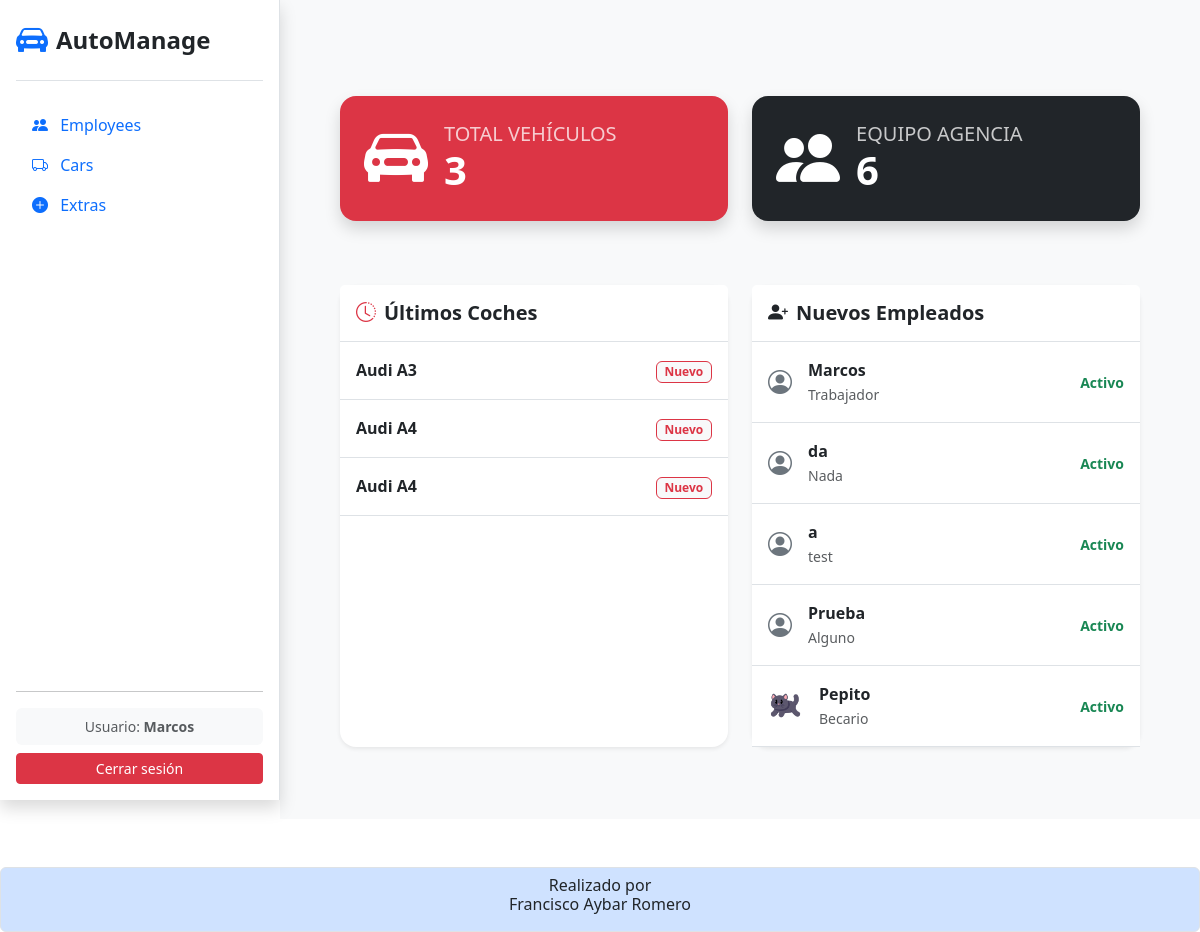
Page / (signed in) on the committed database.
### app_agencia_coches/models.py (models this page shows, shortened)
class Cars (models.Model):
    marca = models.CharField (
        verbose_name = 'Marca',
        max_length = 100,
        default = ''
    )
    modelo = models.CharField (
        verbose_name = 'Modelo',
        max_length =  100,
        default = ''
    )
    fecha_fabricacion = models.DateField (
        verbose_name = 'Fecha de fabricacion',
        default = date.today
    )
    kilometros = models.PositiveIntegerField (
        verbose_name = 'Kilometros',
        default = 0
    )
    combustible = models.CharField (
        verbose_name = 'Combustible',
        max_length = 100,
        default = ''
    )
    color = models.CharField (
        verbose_name = 'Color',
        max_length = 100,
        default = ''
    )
    imagen = models.ImageField (
        verbose_name = 'Imagen',
        upload_to = "coches/",
        blank=True,
        null=True
    )
    fecha_modificacion = models.DateField (
        auto_now = True
    )
    creado_por = models.ForeignKey(
        Employee,
        verbose_name = 'Creado por',
        on_delete = models.CASCADE
    )
    extras = models.ManyToManyField(
        Extra,
        verbose_name = 'Extras',
        related_name = 'coches',
        blank=True
    )

class Employee (models.Model):
    user = models.OneToOneField(
        User,
        on_delete = models.CASCADE,
        null = True,
        blank = True
    )
    nombre = models.CharField (
        verbose_name = 'Nombre',
        max_length = 100,
        default = ''
    )
    apellidos = models.CharField (
        verbose_name = 'Apellidos',
        max_length = 100,
        default = ''
    )
    puesto = models.CharField (
        verbose_name = 'Puesto',
        max_length = 100,
        default = ''
    )
    fecha_contratacion = models.DateField (
        verbose_name = 'Fecha de contratacion',
        auto_now_add = True
    )
    foto = models.ImageField (
        verbose_name = 'Foto',
        upload_to = "empleados/",
        blank = True,
        null = True
    )

### app_agencia_coches/views.py (the view)
# urls.py: path('', views.dashboard, name='dashboard'),
@login_required
def dashboard(request):
    total_cars = Cars.objects.count()
    total_employees = Employee.objects.count()
    recent_cars = Cars.objects.all().order_by('-id')[:5]
    recent_employees = Employee.objects.all().order_by('-id')[:5]
    context = {
        'total_cars': total_cars,
        'total_employees': total_employees,
        'recent_cars': recent_cars,
        'recent_employees': recent_employees,
    }
    return render(request, 'index.html', context)

### app_agencia_coches/templates/index.html (shortened to what this page needs)
<!doctype html>
<html lang="es-ES">
    <head>
        {% block css %}
        <link
            href="https://cdn.jsdelivr.net/npm/bootstrap@5.3.2/dist/css/bootstrap.min.css"
            rel="stylesheet"
        />
        {% endblock css %}
        {% block icon %}
        <link rel="stylesheet" href="https://cdn.jsdelivr.net/npm/bootstrap-icons@1.13.1/font/bootstrap-icons.min.css">
        {% endblock icon %}
        {% load static %}
        <link rel="stylesheet" href="{% static 'css/blur_detalles.css' %}">
        <link rel="stylesheet" href="{% static 'css/style_sidebar.css' %}">
    </head>
    <body>
        <div id="wrapper">
            <nav id="sidebar" class="bg-white shadow d-flex flex-column p-3 sticky-top">
                <div class="d-flex justify-content-between align-items-center border-bottom pb-3 mb-4">
                    <a href="{% url 'dashboard' %}" class="d-flex align-items-center text-decoration-none">
                        <i class="bi bi-car-front-fill fs-2 text-primary me-2"></i>
                        <span class="fs-4 fw-bold text-dark">AutoManage</span>
                    </a>
                </div>
                <ul class="nav nav-pills flex-column mb-auto">
                    <li class="nav-item">
                        <a class="nav-link {% if request.resolver_match.url_name == 'employees' %}active{% endif %}" href="{% url 'employees' %}">
                            <i class="bi bi-people-fill me-2"></i> Employees
                        </a>
                    </li>
                    <li class="nav-item">
                        <a class="nav-link {% if request.resolver_match.url_name == 'cars' %}active{% endif %}" href="{% url 'cars' %}">
                            <i class="bi bi-truck me-2"></i> Cars
                        </a>
                    </li>
                    <li class="nav-item">
                        <a class="nav-link {% if request.resolver_match.url_name == 'extras' %}active{% endif %}" href="{% url 'extras' %}">
                            <i class="bi bi-plus-circle-fill me-2"></i> Extras
                        </a>
                    </li>
                </ul>
                <hr>
                <div class="dropdown">
                    {% if user.is_authenticated %}
                        <div class="p-2 bg-light rounded mb-2 text-center">
                            <small class="text-muted d-block small">Usuario: <strong>{{ user.username }}</strong></small>
                        </div>
                        <form action="{% url 'logout' %}" method="post" class="m-0">
                            <button type="submit" class="btn btn-danger w-100 btn-sm">Cerrar sesión</button>
                        </form>
                    {% endif %}
                </div>
            </nav>
            <main class="main-content w-100 bg-light p-3 p-md-5">
                <div class="toast-container position-fixed bottom-0 end-0 p-3">
                </div>
                {% block content %}
                <div class="container mt-5">
                    <div class="row mb-5">
                        <div class="col-md-6 mb-3">
                            <div class="card bg-danger text-white shadow border-0 rounded-4">
                                <div class="card-body d-flex align-items-center p-4">
                                    <div class="display-3 me-3">
                                        <i class="bi bi-car-front-fill"></i>
                                    </div>
                                    <div>
                                        <h5 class="text-uppercase mb-0 opacity-75">Total Vehículos</h5>
                                        <h1 class="fw-bold mb-0">{{ total_cars }}</h1>
                                    </div>
                                </div>
                            </div>
                        </div>
                        <div class="col-md-6 mb-3">
                            <div class="card bg-dark text-white shadow border-0 rounded-4">
                                <div class="card-body d-flex align-items-center p-4">
                                    <div class="display-3 me-3">
                                        <i class="bi bi-people-fill"></i>
                                    </div>
                                    <div>
                                        <h5 class="text-uppercase mb-0 opacity-75">Equipo Agencia</h5>
                                        <h1 class="fw-bold mb-0">{{ total_employees }}</h1>
                                    </div>
                                </div>
                            </div>
                        </div>
                    </div>
                    <div class="row">
                        <div class="col-lg-6 mb-4">
                            <div class="card shadow-sm border-0 rounded-4 h-100">
                                <div class="card-header bg-white py-3 border-bottom">
                                    <h5 class="fw-bold mb-0"><i class="bi bi-clock-history me-2 text-danger"></i>Últimos Coches</h5>
                                </div>
                                <div class="card-body p-0">
                                    <div class="table-responsive">
                                        <table class="table table-hover mb-0">
                                            <tbody class="border-top-0">
                                                {% for car in recent_cars %}
                                                <tr>
                                                    <td class="p-3">
                                                        <div class="fw-bold text-dark">{{ car.marca }} {{ car.modelo }}</div>
                                                    </td>
                                                    <td class="p-3 text-end align-middle">
                                                        <span class="badge bg-light text-danger border border-danger">Nuevo</span>
                                                    </td>
                                                </tr>
                                                {% empty %}
                                                <tr class="text-center"><td class="p-4 text-muted">No hay coches registrados.</td></tr>
                                                {% endfor %}
                                            </tbody>
                                        </table>
                                    </div>
                                </div>
                            </div>
                        </div>
                        <div class="col-lg-6 mb-4">
                            <div class="card shadow-sm border-0 rounded-4 h-100">
                                <div class="card-header bg-white py-3 border-bottom">
                                    <h5 class="fw-bold mb-0"><i class="bi bi-person-plus-fill me-2 text-dark"></i>Nuevos Empleados</h5>
                                </div>
                                <div class="card-body p-0">
                                    <div class="table-responsive">
                                        <table class="table table-hover mb-0">
                                            <tbody class="border-top-0">
                                                {% for emp in recent_employees %}
                                                <tr>
                                                    <td class="p-3 d-flex align-items-center">
                                                        {% if emp.foto %}
                                                            <img src="{{ emp.foto.url }}" class="rounded-circle me-3" style="width: 35px; height: 35px; object-fit: cover;">
                                                        {% else %}
                                                            <i class="bi bi-person-circle fs-4 me-3 text-secondary"></i>
                                                        {% endif %}
                                                        <div>
                                                            <div class="fw-bold text-dark">{{ emp.user.username }}</div>
                                                            <small class="text-muted">{{ emp.puesto }}</small>
                                                        </div>
                                                    </td>
                                                    <td class="p-3 text-end align-middle">
                                                        <span class="text-success small fw-bold">Activo</span>
                                                    </td>
                                                </tr>
                                                {% empty %}
                                                <tr class="text-center"><td class="p-4 text-muted">No hay empleados registrados.</td></tr>
                                                {% endfor %}
                                            </tbody>
                                        </table>
                                    </div>
                                </div>
                            </div>
                        </div>
                    </div>
                </div>
                {% endblock %}
            </main>
        </div>
        {%block footer%}
        <footer class="mt-5 p-2 text-center border rounded bg-primary-subtle">
            <h6>
                Realizado por<br> Francisco Aybar Romero
            </h6>
        </footer>
        {%endblock footer%}
    </body>
</html>

### static/css/style_sidebar.css (style rules this page uses)
#wrapper { display: flex; align-items: stretch; }
#sidebar { min-width: 280px; max-width: 280px; height: 100vh; position: fixed; top: 0; left: 0; display: flex; flex-direction: column; z-index: 1000; background-color: #fff; border-right: 1px solid #dee2e6; }
.main-content { flex: 1; margin-left: 280px; min-height: 100vh; background-color: #f8f9fa; }

### rows in the picture
Cars: marca "Audi", modelo "A3"
Cars: marca "Audi", modelo "A4"
Cars: marca "Audi", modelo "A4"
Employee: user.username "Marcos", puesto "Trabajador"
Employee: user.username "da", puesto "Nada"
Employee: user.username "a", puesto "test"
Employee: user.username "Prueba", puesto "Alguno"
Employee: foto (picture), user.username "Pepito", puesto "Becario"

### other values in the picture
{{ user.username }} "Marcos"
{{ total_cars }} "3"
{{ total_employees }} "6"
